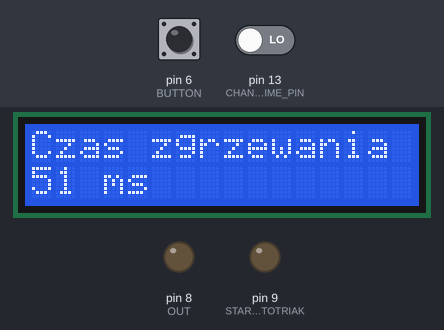
Simulated run of this sketch. Board: Arduino Uno, built with avr-gcc and run on an emulated ATmega328P. Shown: 16×2 character LCD, output pins drawn as LEDs (lit = HIGH). The test bench sets the inputs (shaded band); at power-on: pin 6 (BUTTON) LOW, pin 13 (CHANGE_TIME_PIN) LOW. Pins used as bus, display or sensor lines are not drawn.

Above: at 1.2 s.
1.3 s: pin 6 (BUTTON) pulled HIGH for 1 s
At 1.8 s:
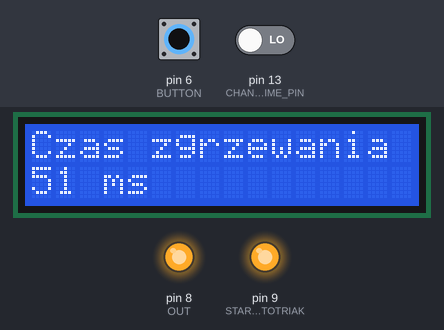
Timing chart, 0 to 4.3 s (numbered marks = the images above; inputs shaded):
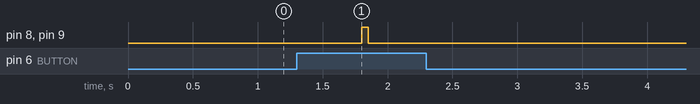

The sketch:

code.ino
```cpp
#include <LiquidCrystal.h>

const int rs = 12, en = 11, d4 = 5, d5 = 4, d6 = 3, d7 = 2;
LiquidCrystal lcd(rs, en, d4, d5, d6, d7);

const int BUTTON = 6;
const int BUZZER = 7;
const int OUT = 8;
const int TIME_CONTROL = A0;
const int START_OPTOTRIAK = 9;
const int CHANGE_TIME_PIN = 13;

unsigned long MIN_WELDING_TIME = 1;
unsigned long MAX_WELDING_TIME = 100;
unsigned long weldingTime = 60;
unsigned long IGNORE_TIME = 500; /// ignoruje sekunde po przerwaniu, bo zdarza sie ze przy puszczaniu odbije
unsigned long START_DELAY = 500;
bool isActive = false;
bool clicked = false;
bool active = false;
unsigned long startTime = 0;
unsigned long finishTime = 0;
unsigned long ignoreTime = 0;


void updateMessage(){
   lcd.setCursor(0, 0);
   lcd.print("Czas zgrzewania");
   lcd.setCursor(0, 1);
   lcd.print(String(weldingTime)+" ms ");
}
long calculateWatingTime(){
  long res = MIN_WELDING_TIME+(analogRead(TIME_CONTROL)/1000.0)*(MAX_WELDING_TIME - MIN_WELDING_TIME);
  if(res > MAX_WELDING_TIME)
    res = MAX_WELDING_TIME;
  if(res < MIN_WELDING_TIME) /// na wszelki wypadek
    res = MIN_WELDING_TIME;
  return res;
}
void forceUpdateWeldingTime(){
  weldingTime = calculateWatingTime();
  updateMessage();
}
void updateWeldingTime(){
  bool isChangingTime = digitalRead(CHANGE_TIME_PIN);
  if(isChangingTime){
    forceUpdateWeldingTime();
  }
}
void setup() {
//   Serial.begin(9600);
   lcd.begin(16, 2);
   pinMode(BUTTON, INPUT);
   pinMode(TIME_CONTROL, INPUT);
   pinMode(CHANGE_TIME_PIN, INPUT);
   pinMode(BUZZER, OUTPUT);
   pinMode(OUT, OUTPUT);
   pinMode(START_OPTOTRIAK , OUTPUT);

   digitalWrite(START_OPTOTRIAK, LOW);
   forceUpdateWeldingTime();
}


void loop() {
  unsigned long currentTime = millis();

  updateWeldingTime();

  if(currentTime < ignoreTime || currentTime < startTime){
    return;
  }
  bool newClicked = digitalRead(BUTTON);
  if(newClicked && !clicked){
    startTime = currentTime+START_DELAY;
    finishTime = startTime+weldingTime;
//    Serial.println("klikam");
    active = false;
  }
  else if(newClicked && clicked){
    active = currentTime >= startTime && currentTime <= finishTime;
  }
  else if(!newClicked){
    active = false;
    if(clicked){
      ignoreTime = currentTime+IGNORE_TIME;
//      Serial.println("puszczam");
    }
  }

  clicked = newClicked;
  if(active){
    digitalWrite(START_OPTOTRIAK, HIGH);
    digitalWrite(BUZZER, HIGH);
    digitalWrite(OUT, HIGH);
  }
  else{
    digitalWrite(START_OPTOTRIAK, LOW);
    digitalWrite(OUT, LOW);
    noTone(BUZZER);
  }

}
```

Measured:
- after the input at 1.3 s, pin 8 (OUT), pin 9 (START_OPTOTRIAK): LOW → HIGH after 0.50 s, → LOW 0.05 s later
